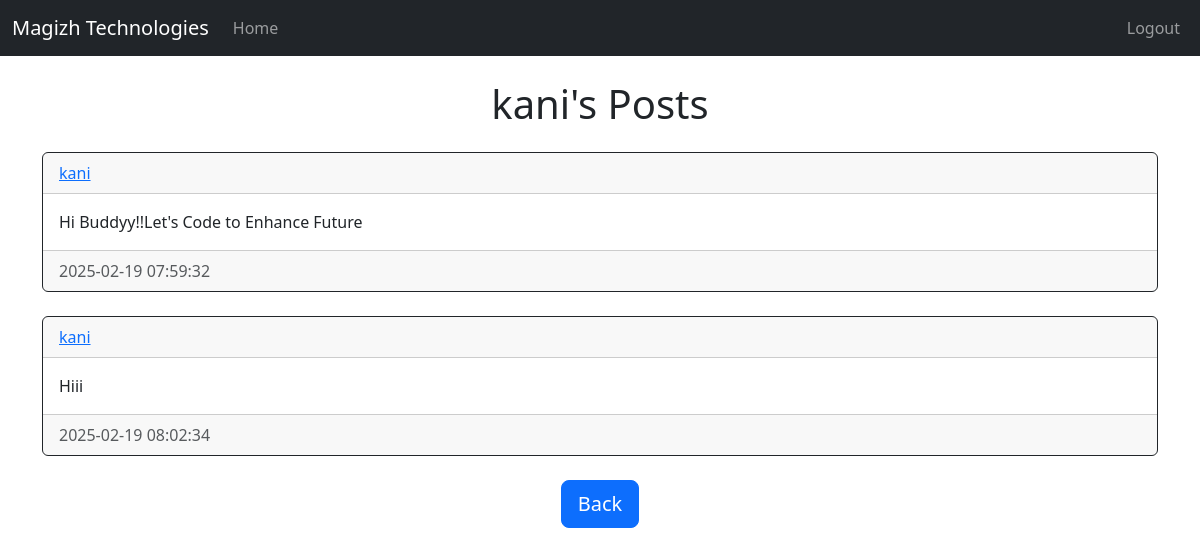
Page /posts/kani (signed in) on the committed database.
### website/models.py (models this page shows)
class User(db.Model, UserMixin):
    id = db.Column(db.Integer, primary_key=True)
    email = db.Column(db.String(150), unique=True)
    username = db.Column(db.String(150), unique=True)
    password = db.Column(db.String(150))
    date_created = db.Column(db.DateTime(timezone=True), default=func.now())
    posts = db.relationship('Post', backref='user', passive_deletes=True)

class Post(db.Model):
    id = db.Column(db.Integer, primary_key=True)
    text = db.Column(db.Text, nullable=False)
    date_created = db.Column(db.DateTime(timezone=True), default=func.now())
    author = db.Column(db.Integer, db.ForeignKey(
        'user.id', ondelete="CASCADE"), nullable=False)

### website/views.py (the view)
@views.route("/posts/<username>")
@login_required
def posts(username):
    user = User.query.filter_by(username=username).first()
    if not user:
        flash('No user with that username exists.', category='error')
        return redirect(url_for('views.home'))
    posts = Post.query.filter_by(author=user.id).all()
    return render_template("posts.html", user=current_user, posts=posts, username=username)

### website/__init__.py (called while the page is built)
def create_app():
    app = Flask(__name__)
    app.config['SECRET_KEY'] = "helloworld"
    app.config['SQLALCHEMY_DATABASE_URI'] = f'sqlite:///{DB_NAME}'
    db.init_app(app)
    csrf = CSRFProtect()
    csrf.init_app(app)
    from .views import views
    from .auth import auth
    app.register_blueprint(views, url_prefix="/")
    app.register_blueprint(auth, url_prefix="/")
    from .models import User, Post
    create_database(app)  # Ensure database is created
    login_manager = LoginManager()
    login_manager.login_view = "auth.login"
    login_manager.init_app(app)
    @login_manager.user_loader
    def load_user(id):
        return User.query.get(int(id))
    return app

### website/templates/posts.html (shortened to what this page needs)
{% extends "posts_div.html" %}
{% block header %}
<h1 class="text-center mt-4 mb-4">{{username}}'s Posts</h1>
{% endblock %}
{% block footer %}
<div align="center">
    <a href="/home"><button type="button" class="btn btn-primary btn-lg">Back</button></a>
</div>
{% endblock %}

### website/templates/posts_div.html (shortened to what this page needs)
{% extends "base.html" %}
{% block content %}
{% block header %}{% endblock %}
<div id="posts">
  {% for post in posts %}
  <div class="card border-dark">
    <div class="card-header d-flex justify-content-between align-items-center">
      <a href="/posts/{{post.user.username}}">{{post.user.username}}</a>
    </div>
    <div class="card-body">
      <div class="card-text">{{post.text}}</div>
    </div>
    <div class="card-footer text-muted">{{post.date_created}}</div>
  </div>
  <br/ >
  {% endfor %}
</div>
{% block footer %}{% endblock %}
{% endblock %}

### rows in the picture
User: username "kani"
Post: user.username "kani", text "Hi Buddyy!!Let's Code to Enhance Future", date_created "2025-02-19 07:59:32"
Post: user.username "kani", text "Hiii", date_created "2025-02-19 08:02:34"
